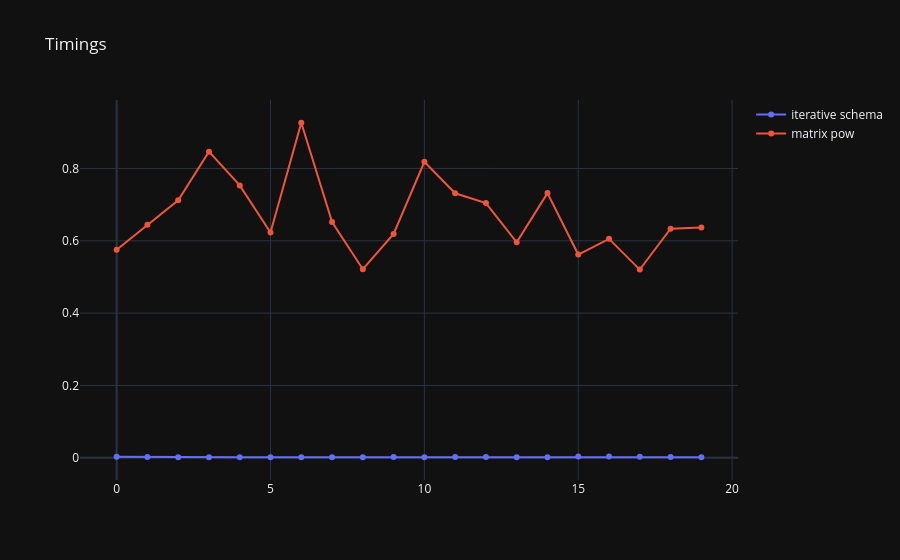

Notebook cell for this chart:
### Code cell
from utils.utils import funcreload
from utils.visualization import list_plot

list_plot = funcreload(list_plot)

fig = list_plot(res, 
                label=['iterative schema', 'matrix pow'], 
                how='lines+markers',
                dark=True)
fig.update_layout(title=dict(text="Timings"), hovermode=False)
fig.show()

### Figure 1 — Plotly figure (JSON) as saved in the notebook; plotly's stock layout.template omitted (floating-point values rounded to 4 significant figures)
{"data": [{"mode": "lines+markers", "name": "iterative schema", "type": "scatter", "x": [0, 1, 2, 3, 4, 5, 6, 7, 8, 9, 10, 11, 12, 13, 14, 15, 16, 17, 18, 19], "y": [0.003095, 0.002334, 0.001652, 0.001635, 0.001604, 0.001593, 0.001584, 0.001588, 0.001916, 0.002034, 0.001876, 0.002581, 0.002213, 0.001821, 0.00178, 0.003335, 0.003456, 0.003208, 0.002046, 0.001844]}, {"mode": "lines+markers", "name": "matrix pow", "type": "scatter", "x": [0, 1, 2, 3, 4, 5, 6, 7, 8, 9, 10, 11, 12, 13, 14, 15, 16, 17, 18, 19], "y": [0.5754, 0.6445, 0.7121, 0.8465, 0.7531, 0.6228, 0.9264, 0.652, 0.5214, 0.6189, 0.8183, 0.7314, 0.7043, 0.5959, 0.7319, 0.562, 0.6053, 0.5204, 0.6336, 0.6367]}], "layout": {"hovermode": false, "title": {"text": "Timings"}}}
